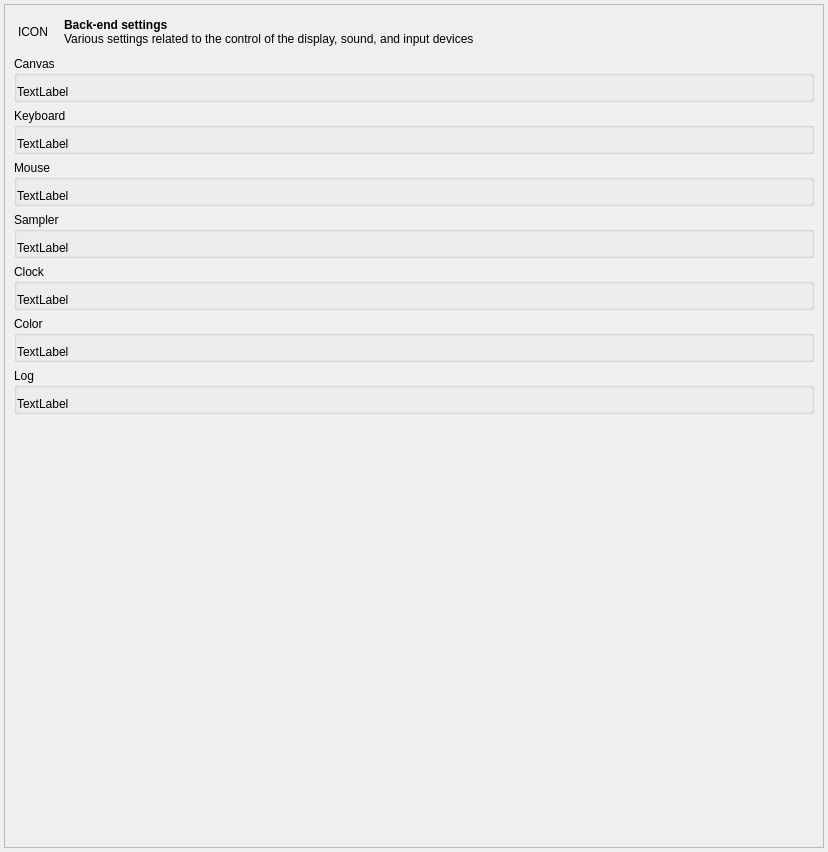
<?xml version="1.0" encoding="UTF-8"?>
<ui version="4.0">
 <class>ui_backend_settings</class>
 <widget class="QWidget" name="ui_backend_settings">
  <property name="geometry">
   <rect>
    <x>0</x>
    <y>0</y>
    <width>828</width>
    <height>852</height>
   </rect>
  </property>
  <property name="windowTitle">
   <string>Form</string>
  </property>
  <layout class="QVBoxLayout" name="verticalLayout">
   <property name="margin">
    <number>4</number>
   </property>
   <item>
    <widget class="QScrollArea" name="scrollarea_backend_settings">
     <property name="widgetResizable">
      <bool>true</bool>
     </property>
     <widget class="QWidget" name="scrollAreaWidgetContents">
      <property name="geometry">
       <rect>
        <x>0</x>
        <y>0</y>
        <width>818</width>
        <height>842</height>
       </rect>
      </property>
      <layout class="QVBoxLayout" name="verticalLayout_7">
       <item>
        <widget class="QWidget" name="widget_2" native="true">
         <layout class="QHBoxLayout" name="horizontalLayout">
          <property name="spacing">
           <number>16</number>
          </property>
          <property name="margin">
           <number>4</number>
          </property>
          <item>
           <widget class="QLabel" name="label_backend_icon">
            <property name="sizePolicy">
             <sizepolicy hsizetype="Fixed" vsizetype="Fixed">
              <horstretch>0</horstretch>
              <verstretch>0</verstretch>
             </sizepolicy>
            </property>
            <property name="text">
             <string>ICON</string>
            </property>
           </widget>
          </item>
          <item>
           <widget class="QLabel" name="label_2">
            <property name="text">
             <string>&lt;b&gt;Back-end settings&lt;/b&gt;&lt;br /&gt;
Various settings related to the control of the display, sound, and input devices</string>
            </property>
           </widget>
          </item>
         </layout>
        </widget>
       </item>
       <item>
        <widget class="QGroupBox" name="group_canvas">
         <property name="title">
          <string>Canvas</string>
         </property>
         <layout class="QVBoxLayout" name="layout_canvas">
          <property name="leftMargin">
           <number>0</number>
          </property>
          <property name="rightMargin">
           <number>0</number>
          </property>
          <property name="bottomMargin">
           <number>0</number>
          </property>
          <item>
           <widget class="QLabel" name="label_canvas">
            <property name="text">
             <string>TextLabel</string>
            </property>
           </widget>
          </item>
         </layout>
        </widget>
       </item>
       <item>
        <widget class="QGroupBox" name="group_keyboard">
         <property name="title">
          <string>Keyboard</string>
         </property>
         <layout class="QVBoxLayout" name="layout_keyboard">
          <property name="leftMargin">
           <number>0</number>
          </property>
          <property name="rightMargin">
           <number>0</number>
          </property>
          <property name="bottomMargin">
           <number>0</number>
          </property>
          <item>
           <widget class="QLabel" name="label_keyboard">
            <property name="text">
             <string>TextLabel</string>
            </property>
           </widget>
          </item>
         </layout>
        </widget>
       </item>
       <item>
        <widget class="QGroupBox" name="group_mouse">
         <property name="title">
          <string>Mouse</string>
         </property>
         <layout class="QVBoxLayout" name="layout_mouse">
          <property name="leftMargin">
           <number>0</number>
          </property>
          <property name="rightMargin">
           <number>0</number>
          </property>
          <property name="bottomMargin">
           <number>0</number>
          </property>
          <item>
           <widget class="QLabel" name="label_mouse">
            <property name="text">
             <string>TextLabel</string>
            </property>
           </widget>
          </item>
         </layout>
        </widget>
       </item>
       <item>
        <widget class="QGroupBox" name="group_sampler">
         <property name="title">
          <string>Sampler</string>
         </property>
         <layout class="QVBoxLayout" name="layout_sampler">
          <property name="leftMargin">
           <number>0</number>
          </property>
          <property name="rightMargin">
           <number>0</number>
          </property>
          <property name="bottomMargin">
           <number>0</number>
          </property>
          <item>
           <widget class="QLabel" name="label_sampler">
            <property name="text">
             <string>TextLabel</string>
            </property>
           </widget>
          </item>
         </layout>
        </widget>
       </item>
       <item>
        <widget class="QGroupBox" name="group_clock">
         <property name="title">
          <string>Clock</string>
         </property>
         <layout class="QVBoxLayout" name="layout_clock">
          <property name="leftMargin">
           <number>0</number>
          </property>
          <property name="rightMargin">
           <number>0</number>
          </property>
          <property name="bottomMargin">
           <number>0</number>
          </property>
          <item>
           <widget class="QLabel" name="label_clock">
            <property name="text">
             <string>TextLabel</string>
            </property>
           </widget>
          </item>
         </layout>
        </widget>
       </item>
       <item>
        <widget class="QGroupBox" name="group_color">
         <property name="title">
          <string>Color</string>
         </property>
         <layout class="QVBoxLayout" name="layout_color">
          <property name="leftMargin">
           <number>0</number>
          </property>
          <property name="rightMargin">
           <number>0</number>
          </property>
          <property name="bottomMargin">
           <number>0</number>
          </property>
          <item>
           <widget class="QLabel" name="label_color">
            <property name="text">
             <string>TextLabel</string>
            </property>
           </widget>
          </item>
         </layout>
        </widget>
       </item>
       <item>
        <widget class="QGroupBox" name="group_log">
         <property name="title">
          <string>Log</string>
         </property>
         <layout class="QVBoxLayout" name="layout_log">
          <property name="leftMargin">
           <number>0</number>
          </property>
          <property name="rightMargin">
           <number>0</number>
          </property>
          <property name="bottomMargin">
           <number>0</number>
          </property>
          <item>
           <widget class="QLabel" name="label_log">
            <property name="text">
             <string>TextLabel</string>
            </property>
           </widget>
          </item>
         </layout>
        </widget>
       </item>
       <item>
        <widget class="QWidget" name="widget" native="true">
         <property name="sizePolicy">
          <sizepolicy hsizetype="Preferred" vsizetype="Expanding">
           <horstretch>0</horstretch>
           <verstretch>0</verstretch>
          </sizepolicy>
         </property>
        </widget>
       </item>
      </layout>
     </widget>
    </widget>
   </item>
  </layout>
 </widget>
 <resources/>
 <connections/>
</ui>
